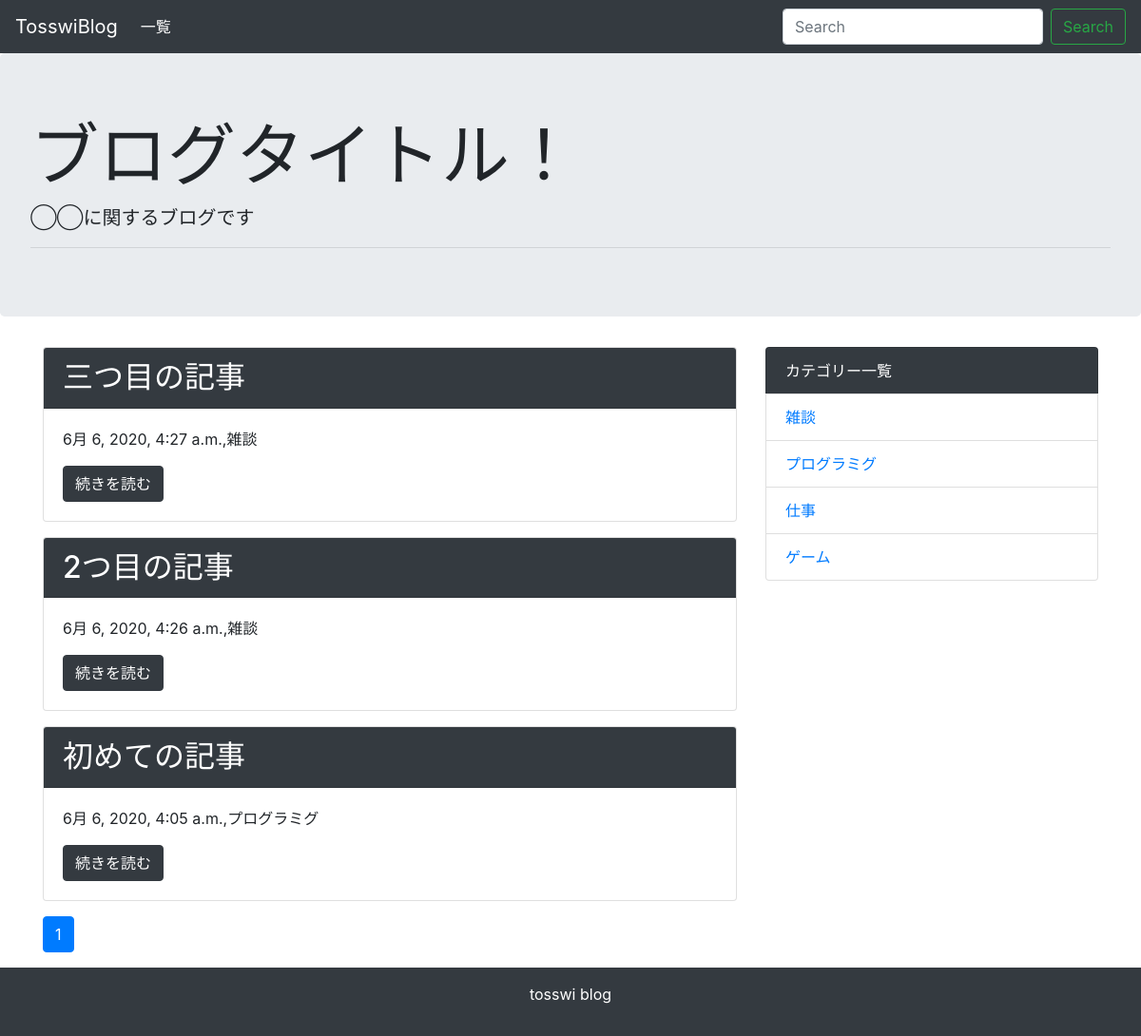
The page / on the database its author committed.
### blog/models.py (models this page shows, shortened)
class Post(models.Model):
  title = models.CharField('タイトル',max_length=30)
  text = models.TextField('本文')
  created_at = models.DateTimeField('作成日',default=timezone.now)
  category = models.ForeignKey(Category,verbose_name='カテゴリー',on_delete=models.PROTECT)

class Category(models.Model):
  name = models.CharField('カテゴリー名',max_length=25)
  created_at = models.DateTimeField('作成日', default=timezone.now)
  def __str__(self):
    return self.name

### blog/views.py (the view)
# urls.py: path('', views.IndexView.as_view(), name='index'),
class IndexView(generic.ListView):
    model = Post
    paginate_by = 10
    def get_queryset(self):
        queryset = Post.objects.order_by('-created_at')
        keyword = self.request.GET.get('keyword')
        if keyword:
            queryset = queryset.filter(
                Q(title__icontains=keyword) | Q(text__icontains=keyword)
            )
        return queryset

### blog/context_processors.py (called while the page is built)
def common(request):
  context = {
    'category_list':Category.objects.all(),
  }
  return context

### blog/templatetags/mytag.py (called while the page is built)
@register.simple_tag
def url_replace(request, field, value):
    url_dict = request.GET.copy()
    url_dict[field] = value
    return url_dict.urlencode()

### blog/templates/blog/post_list.html
{% extends 'blog/base.html' %}
{% block content %}
{% for post in post_list %}
<div class="card mb-3">
  <h2 class="card-header bg-dark text-white">{{ post.title }}</h2>
  <div class="card-body">
    <p>{{ post.created_at }},{{ post.category }}</p>
    <a href="{% url 'blog:detail' post.pk %}" class="btn btn-dark">続きを読む</a>
  </div>
</div>
{% endfor %}
{% include 'blog/page.html' %}
{% endblock %}

### blog/templates/blog/base.html (shortened to what this page needs)
<!doctype html>
<html lang="ja">
  <head>
    <link rel="stylesheet" href="https://maxcdn.bootstrapcdn.com/bootstrap/4.0.0-beta.2/css/bootstrap.min.css">
  </head>
  <body>
    <nav class="navbar navbar-expand-lg navbar-dark bg-dark">
      <a class="navbar-brand" href="#">TosswiBlog</a>
      <div class="collapse navbar-collapse" id="navbarSupportedContent">
        <ul class="navbar-nav mr-auto">
          <li class="nav-item active">
            <a class="nav-link" href="{% url 'blog:index' %}">一覧</a>
          </li>
        </ul>
        <form class="form-inline my-2 my-lg-0" method="GET" action="{% url 'blog:index' %}">
          <input class="form-control mr-sm-2" type="text" placeholder="Search" aria-label="Search" name="keyword">
          <button class="btn btn-outline-success my-2 my-sm-0" type="submit">Search</button>
        </form>
      </div>
    </nav>
    <div class="jumbotron">
      <h1 class="display-3">ブログタイトル！</h1>
      <p class="lead">◯◯に関するブログです</p>
      <hr class="my-2">
    </div>
    <div class="container">
      <div class="row">
        <div class="col-md-8">
          {% block content %}
          {% endblock %}
        </div>
        <div class="col-md-4">
          <ul class="list-group">
            <li class="list-group-item bg-dark text-white">カテゴリー一覧</li>
            {% for category in category_list %}
              <li class="list-group-item"><a href="{% url 'blog:category' category.pk %}">{{ category }}</a></li>
            {% endfor %}
          </ul>
        </div>
      </div>
    </div>
    <footer class="bg-dark text-white text-center py-3">
      <p>tosswi blog</p>
    </footer>
  </body>
</html>

### rows shown on the page
Post: title "三つ目の記事", created_at "6月 6, 2020, 4:27 a.m.", category "雑談"
Post: title "2つ目の記事", created_at "6月 6, 2020, 4:26 a.m.", category "雑談"
Post: title "初めての記事", created_at "6月 6, 2020, 4:05 a.m.", category "プログラミグ"
Category: name "雑談"
Category: name "プログラミグ"
Category: name "仕事"
Category: name "ゲーム"

### other values the page prints
{{ link_page }} "1"
